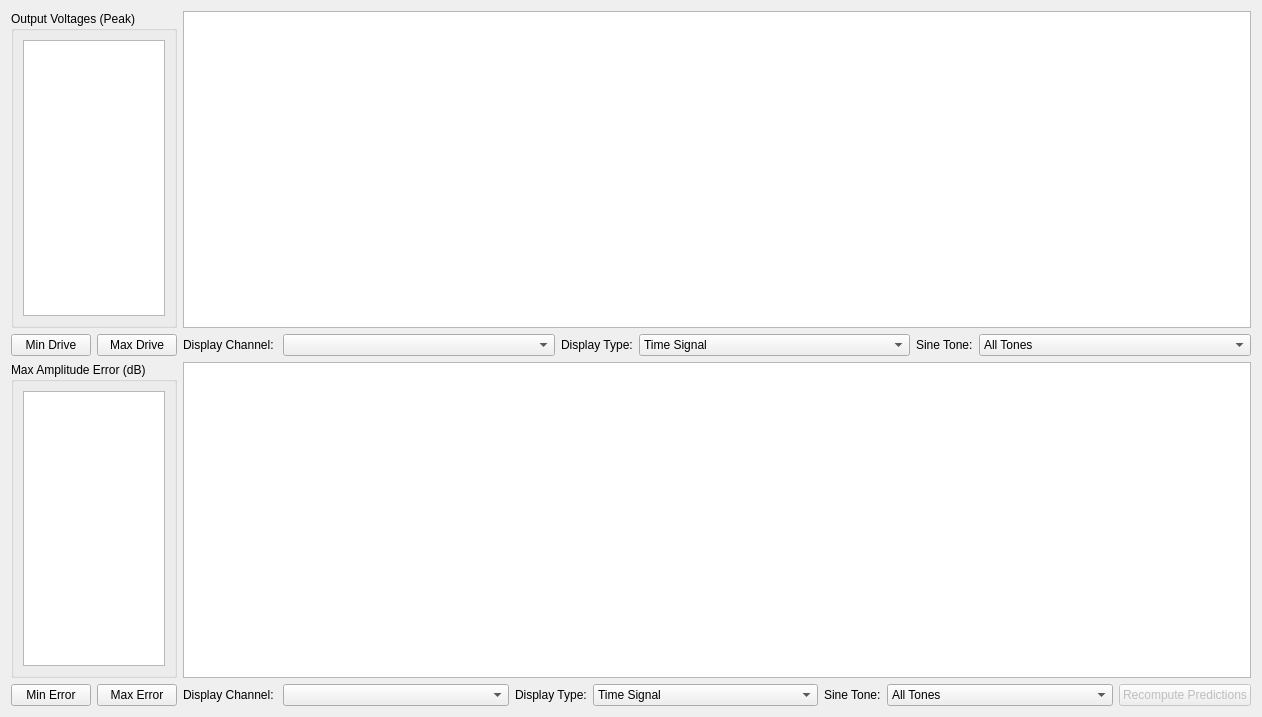
<?xml version="1.0" encoding="UTF-8"?>
<ui version="4.0">
 <class>Form</class>
 <widget class="QWidget" name="Form">
  <property name="geometry">
   <rect>
    <x>0</x>
    <y>0</y>
    <width>1262</width>
    <height>717</height>
   </rect>
  </property>
  <property name="windowTitle">
   <string>Form</string>
  </property>
  <layout class="QVBoxLayout" name="verticalLayout">
   <item>
    <layout class="QGridLayout" name="excitation_prediction_layout">
     <item row="0" column="1">
      <widget class="PlotWidget" name="excitation_display_plot">
       <property name="sizePolicy">
        <sizepolicy hsizetype="Expanding" vsizetype="Expanding">
         <horstretch>1</horstretch>
         <verstretch>0</verstretch>
        </sizepolicy>
       </property>
       <property name="toolTip">
        <string>&lt;html&gt;&lt;head/&gt;&lt;body&gt;&lt;p&gt;&lt;span style=&quot; font-weight:600;&quot;&gt;Output Plot&lt;/span&gt;&lt;/p&gt;&lt;p&gt;Displays various quantities of interest related to the excitation signals.&lt;/p&gt;&lt;/body&gt;&lt;/html&gt;</string>
       </property>
       <property name="backgroundBrush">
        <brush brushstyle="NoBrush">
         <color alpha="255">
          <red>255</red>
          <green>255</green>
          <blue>255</blue>
         </color>
        </brush>
       </property>
      </widget>
     </item>
     <item row="0" column="0">
      <widget class="QGroupBox" name="excitation_voltage_groupbox">
       <property name="title">
        <string>Output Voltages (Peak)</string>
       </property>
       <layout class="QVBoxLayout" name="verticalLayout_70">
        <item>
         <widget class="QListWidget" name="excitation_voltage_list">
          <property name="sizePolicy">
           <sizepolicy hsizetype="Minimum" vsizetype="Minimum">
            <horstretch>0</horstretch>
            <verstretch>0</verstretch>
           </sizepolicy>
          </property>
          <property name="minimumSize">
           <size>
            <width>0</width>
            <height>0</height>
           </size>
          </property>
          <property name="toolTip">
           <string>&lt;html&gt;&lt;head/&gt;&lt;body&gt;&lt;p&gt;&lt;span style=&quot; font-weight:600;&quot;&gt;Output Voltages&lt;/span&gt;&lt;/p&gt;&lt;p&gt;The peak voltages that will be output by the environment based on the open-loop test prediction.  Double-clicking an item will show the time history for that drive channel.&lt;/p&gt;&lt;/body&gt;&lt;/html&gt;</string>
          </property>
          <property name="sizeAdjustPolicy">
           <enum>QAbstractScrollArea::AdjustToContents</enum>
          </property>
         </widget>
        </item>
       </layout>
      </widget>
     </item>
     <item row="1" column="0">
      <layout class="QHBoxLayout" name="horizontalLayout_3">
       <item>
        <widget class="QPushButton" name="minimum_voltage_button">
         <property name="toolTip">
          <string>&lt;html&gt;&lt;head/&gt;&lt;body&gt;&lt;p&gt;&lt;span style=&quot; font-weight:600;&quot;&gt;Min Drive&lt;/span&gt;&lt;/p&gt;&lt;p&gt;Visualize the signal with the smallest peak drive voltage&lt;/p&gt;&lt;/body&gt;&lt;/html&gt;</string>
         </property>
         <property name="text">
          <string>Min Drive</string>
         </property>
        </widget>
       </item>
       <item>
        <widget class="QPushButton" name="maximum_voltage_button">
         <property name="toolTip">
          <string>&lt;html&gt;&lt;head/&gt;&lt;body&gt;&lt;p&gt;&lt;span style=&quot; font-weight:600;&quot;&gt;Max Drive&lt;/span&gt;&lt;/p&gt;&lt;p&gt;Visualize the drive signal with the largest peak voltage&lt;/p&gt;&lt;/body&gt;&lt;/html&gt;</string>
         </property>
         <property name="text">
          <string>Max Drive</string>
         </property>
        </widget>
       </item>
      </layout>
     </item>
     <item row="1" column="1">
      <layout class="QHBoxLayout" name="horizontalLayout">
       <item>
        <widget class="QLabel" name="excitation_display_channel_label">
         <property name="text">
          <string>Display Channel: </string>
         </property>
        </widget>
       </item>
       <item>
        <widget class="QComboBox" name="excitation_selector">
         <property name="sizePolicy">
          <sizepolicy hsizetype="MinimumExpanding" vsizetype="Fixed">
           <horstretch>0</horstretch>
           <verstretch>0</verstretch>
          </sizepolicy>
         </property>
         <property name="toolTip">
          <string>&lt;html&gt;&lt;head/&gt;&lt;body&gt;&lt;p&gt;&lt;span style=&quot; font-weight:600;&quot;&gt;Output Display Channel&lt;/span&gt;&lt;/p&gt;&lt;p&gt;Select the drive channel to visualize&lt;/p&gt;&lt;/body&gt;&lt;/html&gt;</string>
         </property>
        </widget>
       </item>
       <item>
        <widget class="QLabel" name="excitation_display_type_label">
         <property name="text">
          <string>Display Type:</string>
         </property>
        </widget>
       </item>
       <item>
        <widget class="QComboBox" name="excitation_display_type">
         <property name="sizePolicy">
          <sizepolicy hsizetype="MinimumExpanding" vsizetype="Fixed">
           <horstretch>0</horstretch>
           <verstretch>0</verstretch>
          </sizepolicy>
         </property>
         <property name="toolTip">
          <string>&lt;html&gt;&lt;head/&gt;&lt;body&gt;&lt;p&gt;&lt;span style=&quot; font-weight:600;&quot;&gt;Output Display Type&lt;/span&gt;&lt;/p&gt;&lt;p&gt;Selects the type of data to plot.&lt;/p&gt;&lt;/body&gt;&lt;/html&gt;</string>
         </property>
         <item>
          <property name="text">
           <string>Time Signal</string>
          </property>
         </item>
         <item>
          <property name="text">
           <string>Amplitude vs. Time</string>
          </property>
         </item>
         <item>
          <property name="text">
           <string>Phase vs. Time</string>
          </property>
         </item>
         <item>
          <property name="text">
           <string>Amplitude vs. Frequency</string>
          </property>
         </item>
         <item>
          <property name="text">
           <string>Phase vs. Frequency</string>
          </property>
         </item>
        </widget>
       </item>
       <item>
        <widget class="QLabel" name="excitation_display_tone_label">
         <property name="text">
          <string>Sine Tone:</string>
         </property>
        </widget>
       </item>
       <item>
        <widget class="QComboBox" name="excitation_display_tone">
         <property name="sizePolicy">
          <sizepolicy hsizetype="MinimumExpanding" vsizetype="Fixed">
           <horstretch>0</horstretch>
           <verstretch>0</verstretch>
          </sizepolicy>
         </property>
         <property name="toolTip">
          <string>&lt;html&gt;&lt;head/&gt;&lt;body&gt;&lt;p&gt;&lt;span style=&quot; font-weight:600;&quot;&gt;Output Sine Tone&lt;/span&gt;&lt;/p&gt;&lt;p&gt;Selects the sine tone to plot.&lt;/p&gt;&lt;/body&gt;&lt;/html&gt;</string>
         </property>
         <item>
          <property name="text">
           <string>All Tones</string>
          </property>
         </item>
        </widget>
       </item>
      </layout>
     </item>
    </layout>
   </item>
   <item>
    <layout class="QGridLayout" name="response_prediction_layout">
     <item row="0" column="0">
      <widget class="QGroupBox" name="response_error_groupbox">
       <property name="title">
        <string>Max Amplitude Error (dB)</string>
       </property>
       <layout class="QVBoxLayout" name="verticalLayout_71">
        <item>
         <widget class="QTableWidget" name="response_error_table">
          <property name="sizePolicy">
           <sizepolicy hsizetype="Minimum" vsizetype="Minimum">
            <horstretch>0</horstretch>
            <verstretch>0</verstretch>
           </sizepolicy>
          </property>
          <property name="toolTip">
           <string>&lt;html&gt;&lt;head/&gt;&lt;body&gt;&lt;p&gt;&lt;span style=&quot; font-weight:600;&quot;&gt;Maximum Amplitude Error Table&lt;/span&gt;&lt;/p&gt;&lt;p&gt;A table showing the maximum amplitude error in decibels for each sine tone (rows) and control channel (columns).  Cells highlighted yellow are predicted to hit warning limits while cells highlighted red are predicted to hit abort limits.  Double-clicking on a cell will show the amplitude vs. frequency plot for that sine tone and control channel.&lt;/p&gt;&lt;/body&gt;&lt;/html&gt;</string>
          </property>
          <property name="sizeAdjustPolicy">
           <enum>QAbstractScrollArea::AdjustToContents</enum>
          </property>
         </widget>
        </item>
       </layout>
      </widget>
     </item>
     <item row="1" column="0">
      <layout class="QHBoxLayout" name="horizontalLayout_5">
       <item>
        <widget class="QPushButton" name="minimum_error_button">
         <property name="toolTip">
          <string>&lt;html&gt;&lt;head/&gt;&lt;body&gt;&lt;p&gt;&lt;span style=&quot; font-weight:600;&quot;&gt;Min Error&lt;/span&gt;&lt;/p&gt;&lt;p&gt;Visualize the signal with the smallest predicted amplitude error&lt;/p&gt;&lt;/body&gt;&lt;/html&gt;</string>
         </property>
         <property name="text">
          <string>Min Error</string>
         </property>
        </widget>
       </item>
       <item>
        <widget class="QPushButton" name="maximum_error_button">
         <property name="toolTip">
          <string>&lt;html&gt;&lt;head/&gt;&lt;body&gt;&lt;p&gt;&lt;span style=&quot; font-weight:600;&quot;&gt;Max Error&lt;/span&gt;&lt;/p&gt;&lt;p&gt;Visualize the signal with the largest predicted amplitude error&lt;/p&gt;&lt;/body&gt;&lt;/html&gt;</string>
         </property>
         <property name="text">
          <string>Max Error</string>
         </property>
        </widget>
       </item>
      </layout>
     </item>
     <item row="0" column="2">
      <widget class="PlotWidget" name="response_display_plot">
       <property name="sizePolicy">
        <sizepolicy hsizetype="Expanding" vsizetype="Expanding">
         <horstretch>1</horstretch>
         <verstretch>0</verstretch>
        </sizepolicy>
       </property>
       <property name="toolTip">
        <string>&lt;html&gt;&lt;head/&gt;&lt;body&gt;&lt;p&gt;&lt;span style=&quot; font-weight:600;&quot;&gt;Response Prediction Plot&lt;/span&gt;&lt;/p&gt;&lt;p&gt;Displays various quantities of interest related to the response predictions.&lt;/p&gt;&lt;/body&gt;&lt;/html&gt;</string>
       </property>
       <property name="backgroundBrush">
        <brush brushstyle="NoBrush">
         <color alpha="255">
          <red>255</red>
          <green>255</green>
          <blue>255</blue>
         </color>
        </brush>
       </property>
      </widget>
     </item>
     <item row="1" column="2">
      <layout class="QHBoxLayout" name="horizontalLayout_4">
       <item>
        <widget class="QLabel" name="response_display_channel_label">
         <property name="text">
          <string>Display Channel: </string>
         </property>
        </widget>
       </item>
       <item>
        <widget class="QComboBox" name="response_selector">
         <property name="sizePolicy">
          <sizepolicy hsizetype="MinimumExpanding" vsizetype="Fixed">
           <horstretch>0</horstretch>
           <verstretch>0</verstretch>
          </sizepolicy>
         </property>
         <property name="toolTip">
          <string>&lt;html&gt;&lt;head/&gt;&lt;body&gt;&lt;p&gt;&lt;span style=&quot; font-weight:600;&quot;&gt;Response Prediction Display Channel&lt;/span&gt;&lt;/p&gt;&lt;p&gt;Select the control channel to visualize&lt;/p&gt;&lt;/body&gt;&lt;/html&gt;</string>
         </property>
        </widget>
       </item>
       <item>
        <widget class="QLabel" name="response_display_type_label">
         <property name="text">
          <string>Display Type:</string>
         </property>
        </widget>
       </item>
       <item>
        <widget class="QComboBox" name="response_display_type">
         <property name="sizePolicy">
          <sizepolicy hsizetype="MinimumExpanding" vsizetype="Fixed">
           <horstretch>0</horstretch>
           <verstretch>0</verstretch>
          </sizepolicy>
         </property>
         <property name="toolTip">
          <string>&lt;html&gt;&lt;head/&gt;&lt;body&gt;&lt;p&gt;&lt;span style=&quot; font-weight:600;&quot;&gt;Response Prediction Display Type&lt;/span&gt;&lt;/p&gt;&lt;p&gt;Selects the type of data to plot.&lt;/p&gt;&lt;/body&gt;&lt;/html&gt;</string>
         </property>
         <item>
          <property name="text">
           <string>Time Signal</string>
          </property>
         </item>
         <item>
          <property name="text">
           <string>Amplitude vs. Time</string>
          </property>
         </item>
         <item>
          <property name="text">
           <string>Phase vs. Time</string>
          </property>
         </item>
         <item>
          <property name="text">
           <string>Amplitude vs. Frequency</string>
          </property>
         </item>
         <item>
          <property name="text">
           <string>Phase vs. Frequency</string>
          </property>
         </item>
        </widget>
       </item>
       <item>
        <widget class="QLabel" name="response_display_tone_label">
         <property name="text">
          <string>Sine Tone:</string>
         </property>
        </widget>
       </item>
       <item>
        <widget class="QComboBox" name="response_display_tone">
         <property name="sizePolicy">
          <sizepolicy hsizetype="MinimumExpanding" vsizetype="Fixed">
           <horstretch>0</horstretch>
           <verstretch>0</verstretch>
          </sizepolicy>
         </property>
         <property name="toolTip">
          <string>&lt;html&gt;&lt;head/&gt;&lt;body&gt;&lt;p&gt;&lt;span style=&quot; font-weight:600;&quot;&gt;Response Prediction Sine Tone&lt;/span&gt;&lt;/p&gt;&lt;p&gt;Selects the sine tone to plot.&lt;/p&gt;&lt;/body&gt;&lt;/html&gt;</string>
         </property>
         <item>
          <property name="text">
           <string>All Tones</string>
          </property>
         </item>
        </widget>
       </item>
       <item>
        <widget class="QPushButton" name="recompute_predictions_button">
         <property name="enabled">
          <bool>false</bool>
         </property>
         <property name="toolTip">
          <string>&lt;html&gt;&lt;head/&gt;&lt;body&gt;&lt;p&gt;&lt;span style=&quot; font-weight:600;&quot;&gt;Recompute Predictions&lt;/span&gt;&lt;/p&gt;&lt;p&gt;Recompute predictions by running the control law again.&lt;/p&gt;&lt;/body&gt;&lt;/html&gt;</string>
         </property>
         <property name="text">
          <string>Recompute Predictions</string>
         </property>
        </widget>
       </item>
      </layout>
     </item>
    </layout>
   </item>
  </layout>
 </widget>
 <customwidgets>
  <customwidget>
   <class>PlotWidget</class>
   <extends>QGraphicsView</extends>
   <header location="global">pyqtgraph</header>
  </customwidget>
 </customwidgets>
 <resources/>
 <connections/>
</ui>
